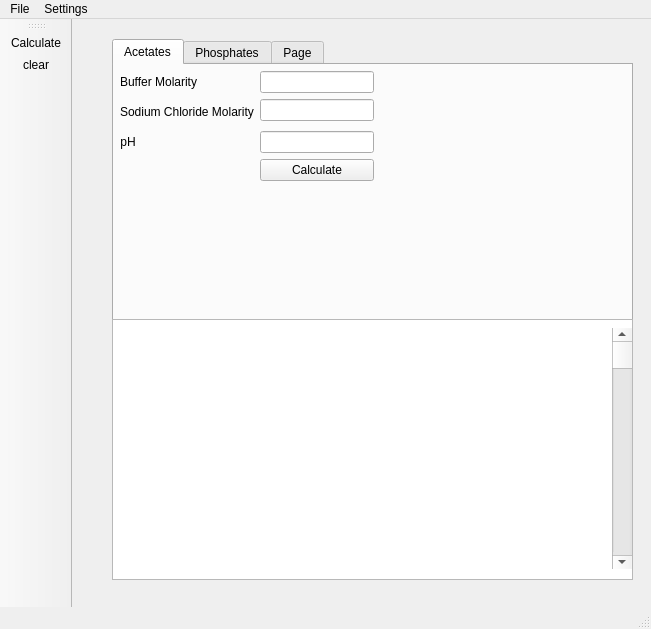
<?xml version="1.0" encoding="UTF-8"?>
<ui version="4.0">
 <class>MainWindow</class>
 <widget class="QMainWindow" name="MainWindow">
  <property name="geometry">
   <rect>
    <x>0</x>
    <y>0</y>
    <width>651</width>
    <height>629</height>
   </rect>
  </property>
  <property name="windowTitle">
   <string>MainWindow</string>
  </property>
  <widget class="QWidget" name="centralwidget">
   <widget class="QTabWidget" name="mopspage">
    <property name="geometry">
     <rect>
      <x>40</x>
      <y>20</y>
      <width>521</width>
      <height>291</height>
     </rect>
    </property>
    <property name="currentIndex">
     <number>0</number>
    </property>
    <widget class="QWidget" name="Acetates_2">
     <attribute name="title">
      <string>Acetates</string>
     </attribute>
     <widget class="QWidget" name="verticalLayoutWidget">
      <property name="geometry">
       <rect>
        <x>0</x>
        <y>0</y>
        <width>521</width>
        <height>231</height>
       </rect>
      </property>
      <layout class="QVBoxLayout" name="verticalLayout">
       <item>
        <layout class="QHBoxLayout" name="horizontalLayout">
         <item>
          <layout class="QFormLayout" name="formLayout">
           <property name="leftMargin">
            <number>6</number>
           </property>
           <property name="rightMargin">
            <number>5</number>
           </property>
           <item row="0" column="0">
            <layout class="QGridLayout" name="gridLayout"/>
           </item>
           <item row="1" column="0">
            <widget class="QLabel" name="buffer">
             <property name="text">
              <string>Buffer Molarity</string>
             </property>
            </widget>
           </item>
           <item row="1" column="1">
            <widget class="QLineEdit" name="totbox">
             <property name="inputMethodHints">
              <set>Qt::ImhDigitsOnly</set>
             </property>
            </widget>
           </item>
           <item row="2" column="0">
            <widget class="QLabel" name="sodiumChlorideMolarityLabel">
             <property name="minimumSize">
              <size>
               <width>0</width>
               <height>26</height>
              </size>
             </property>
             <property name="text">
              <string>Sodium Chloride Molarity</string>
             </property>
             <property name="scaledContents">
              <bool>false</bool>
             </property>
             <property name="wordWrap">
              <bool>true</bool>
             </property>
             <property name="margin">
              <number>1</number>
             </property>
            </widget>
           </item>
           <item row="2" column="1">
            <widget class="QLineEdit" name="NaClEdit">
             <property name="inputMethodHints">
              <set>Qt::ImhDigitsOnly</set>
             </property>
            </widget>
           </item>
           <item row="3" column="0">
            <widget class="QLabel" name="pHLabel">
             <property name="text">
              <string>pH</string>
             </property>
             <property name="alignment">
              <set>Qt::AlignCenter</set>
             </property>
            </widget>
           </item>
           <item row="3" column="1">
            <widget class="QLineEdit" name="pHedit">
             <property name="inputMethodHints">
              <set>Qt::ImhDigitsOnly</set>
             </property>
            </widget>
           </item>
           <item row="5" column="1">
            <widget class="QPushButton" name="calculate">
             <property name="text">
              <string>Calculate</string>
             </property>
            </widget>
           </item>
          </layout>
         </item>
         <item>
          <widget class="QLabel" name="results_output">
           <property name="sizePolicy">
            <sizepolicy hsizetype="Fixed" vsizetype="MinimumExpanding">
             <horstretch>0</horstretch>
             <verstretch>0</verstretch>
            </sizepolicy>
           </property>
           <property name="minimumSize">
            <size>
             <width>250</width>
             <height>0</height>
            </size>
           </property>
           <property name="font">
            <font>
             <pointsize>10</pointsize>
            </font>
           </property>
           <property name="inputMethodHints">
            <set>Qt::ImhDigitsOnly|Qt::ImhMultiLine</set>
           </property>
           <property name="text">
            <string/>
           </property>
           <property name="scaledContents">
            <bool>true</bool>
           </property>
           <property name="alignment">
            <set>Qt::AlignLeading|Qt::AlignLeft|Qt::AlignTop</set>
           </property>
           <property name="wordWrap">
            <bool>false</bool>
           </property>
          </widget>
         </item>
        </layout>
       </item>
      </layout>
     </widget>
    </widget>
    <widget class="QWidget" name="phosphates">
     <attribute name="title">
      <string>Phosphates</string>
     </attribute>
     <widget class="QWidget" name="horizontalLayoutWidget">
      <property name="geometry">
       <rect>
        <x>0</x>
        <y>0</y>
        <width>511</width>
        <height>251</height>
       </rect>
      </property>
      <layout class="QHBoxLayout" name="horizontalLayout_2">
       <item>
        <layout class="QFormLayout" name="formLayout_2">
         <item row="0" column="0">
          <widget class="QLabel" name="totnapi">
           <property name="text">
            <string>Total Phosphate Buffer</string>
           </property>
           <property name="scaledContents">
            <bool>true</bool>
           </property>
           <property name="wordWrap">
            <bool>true</bool>
           </property>
          </widget>
         </item>
         <item row="0" column="1">
          <widget class="QLineEdit" name="tnapi">
           <property name="inputMethodHints">
            <set>Qt::ImhDigitsOnly</set>
           </property>
          </widget>
         </item>
         <item row="1" column="0">
          <widget class="QLabel" name="nacllab">
           <property name="text">
            <string>Sodium Chloride</string>
           </property>
           <property name="wordWrap">
            <bool>true</bool>
           </property>
          </widget>
         </item>
         <item row="1" column="1">
          <widget class="QLineEdit" name="nacl2_2"/>
         </item>
         <item row="2" column="0">
          <widget class="QLabel" name="pH2Label">
           <property name="text">
            <string>pH2</string>
           </property>
          </widget>
         </item>
         <item row="2" column="1">
          <widget class="QLineEdit" name="ph2"/>
         </item>
         <item row="3" column="1">
          <widget class="QPushButton" name="calculate2">
           <property name="text">
            <string>Calculate</string>
           </property>
          </widget>
         </item>
        </layout>
       </item>
       <item>
        <widget class="QLabel" name="napiresults">
         <property name="sizePolicy">
          <sizepolicy hsizetype="Fixed" vsizetype="Preferred">
           <horstretch>0</horstretch>
           <verstretch>0</verstretch>
          </sizepolicy>
         </property>
         <property name="minimumSize">
          <size>
           <width>250</width>
           <height>0</height>
          </size>
         </property>
         <property name="font">
          <font>
           <pointsize>8</pointsize>
          </font>
         </property>
         <property name="text">
          <string/>
         </property>
        </widget>
       </item>
      </layout>
     </widget>
    </widget>
    <widget class="QWidget" name="tab">
     <attribute name="title">
      <string>Page</string>
     </attribute>
    </widget>
   </widget>
   <widget class="QTextEdit" name="result_text">
    <property name="geometry">
     <rect>
      <x>40</x>
      <y>300</y>
      <width>521</width>
      <height>261</height>
     </rect>
    </property>
   </widget>
   <widget class="QScrollBar" name="verticalScrollBar">
    <property name="geometry">
     <rect>
      <x>540</x>
      <y>309</y>
      <width>20</width>
      <height>241</height>
     </rect>
    </property>
    <property name="orientation">
     <enum>Qt::Vertical</enum>
    </property>
   </widget>
  </widget>
  <widget class="QMenuBar" name="menubar">
   <property name="geometry">
    <rect>
     <x>0</x>
     <y>0</y>
     <width>651</width>
     <height>26</height>
    </rect>
   </property>
   <widget class="QMenu" name="menuFile">
    <property name="title">
     <string>File</string>
    </property>
    <addaction name="actionNew"/>
   </widget>
   <widget class="QMenu" name="menuSettings">
    <property name="title">
     <string>Settings</string>
    </property>
   </widget>
   <addaction name="menuFile"/>
   <addaction name="menuSettings"/>
  </widget>
  <widget class="QStatusBar" name="statusbar"/>
  <widget class="QToolBar" name="toolBar">
   <property name="windowTitle">
    <string>toolBar</string>
   </property>
   <attribute name="toolBarArea">
    <enum>LeftToolBarArea</enum>
   </attribute>
   <attribute name="toolBarBreak">
    <bool>false</bool>
   </attribute>
   <addaction name="actionCalculate"/>
   <addaction name="actionclear"/>
  </widget>
  <action name="actionCalculate">
   <property name="text">
    <string>Calculate</string>
   </property>
  </action>
  <action name="actionNew">
   <property name="text">
    <string>New</string>
   </property>
  </action>
  <action name="actionclear">
   <property name="text">
    <string>clear</string>
   </property>
  </action>
 </widget>
 <resources/>
 <connections/>
</ui>
